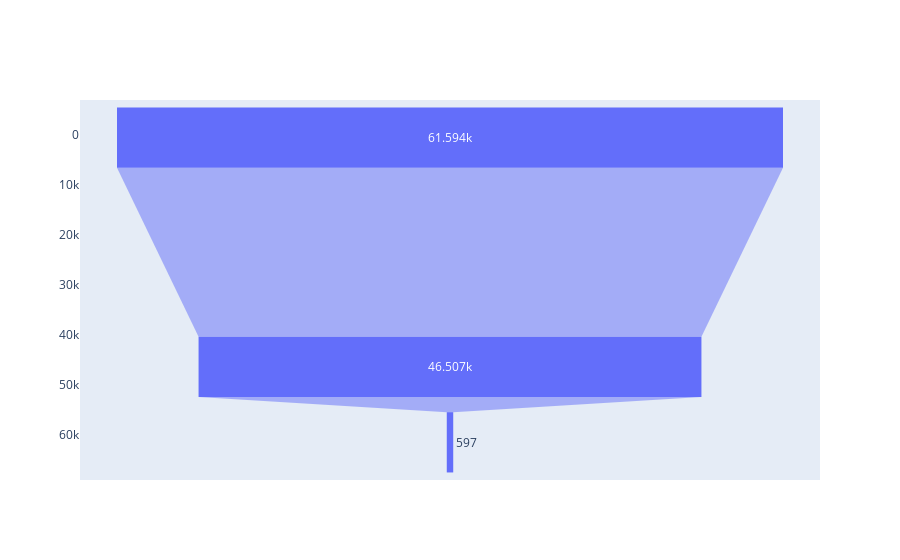

Source (notebook cell):
### Code cell
import plotly.express as px
import pandas as pd

no_filter = funnel.loc[1,:].reset_index()
filter_50 = funnel.loc[50, :].reset_index()

df1 = no_filter[['index', 'num_active']].reset_index()
df1= df1.to_dict()
df2 = filter_50[['index', 'num_active']].reset_index()
df2= df2.to_dict()

x1 = list(reversed(list(df1['num_active'].values())))
y1 = list(df1['num_active'].values())

x2=list(reversed(list(df2['num_active'].values())))
y2=list(df2['num_active'].values())

f1 = go.Funnel(x=x1, y=y1)
# f2 = go.Funnel(x=x2, y=y2)

data=f1
go.Figure(data)


###Filtered at a min of 50 txns
# mask_txn = funnel['level_0']==50
# mask = mask_txn

# df=funnel[mask].sort_values('num_active', ascending=False).copy()
# y=df['level_1'].values
# x=df['num_active'].values


stages = ['90 Days', '30 Days','14 Days']
active_addresses = [100, 10000, 50000]


# no_mask = funnel['level_0']==1
# df_no_min = funnel[no_mask].sort_values('num_active', ascending=False).copy()
# y_no_min=df_min['level_1'].values
# x_no_min=df_min['num_active'].values

# funnel


# df_funnel_dict=df_funnel[['level_1', 'num_active']].rename(columns={'level_1':'days'}).to_dict()
# x1=np.array(df_funnel_dict['days'])
# df_funnel_no_min_dict = df_funnel_no_min[['level_1', 'num_active']].rename(columns={'level_1':'days'}).to_dict()
# import plotly.express as px
# import plotly.graph_objects as go

# fig = go.Figure()

# df_funnel = df[['level_1', 'num_active']]
# df_funnel_no_min = df_no_min[['level_1', 'num_active']]


# # data = dict(
# #     number=active_addresses,
# #     stage = stages)
# # df = funnel[mask]
# # df=pd.DataFrame(d).sort_values('number', ascending= False)
# # stage=["Website visit", "Downloads", "Potential customers", "Requested price", "invoice sent"])



# stages = ["Website visit", "Downloads", "Potential customers", "Requested price", "invoice sent"]
# df_mtl = pd.DataFrame(dict(number=[39, 27.4, 20.6, 11, 3], stage=stages))
# df_mtl['office'] = 'Montreal'
# df_toronto = pd.DataFrame(dict(number=[52, 36, 18, 14, 5], stage=stages))
# df_toronto['office'] = 'Toronto'
# df = pd.concat([df_mtl, df_toronto], axis=0)
# fig = px.funnel(df, x='number', y='stage', color='office')
# fig.show()

### Figure 1 — Plotly figure (JSON) as saved in the notebook; plotly's stock layout.template omitted (floating-point values rounded to 4 significant figures)
{"data": [{"type": "funnel", "x": [61594, 46507, 597], "y": [597, 46507, 61594]}], "layout": {"autosize": true, "xaxis": {"autorange": true, "range": [-34220.0, 34220.0], "type": "linear"}, "yaxis": {"autorange": true, "range": [69140.0, -6946.0], "type": "linear"}}}
